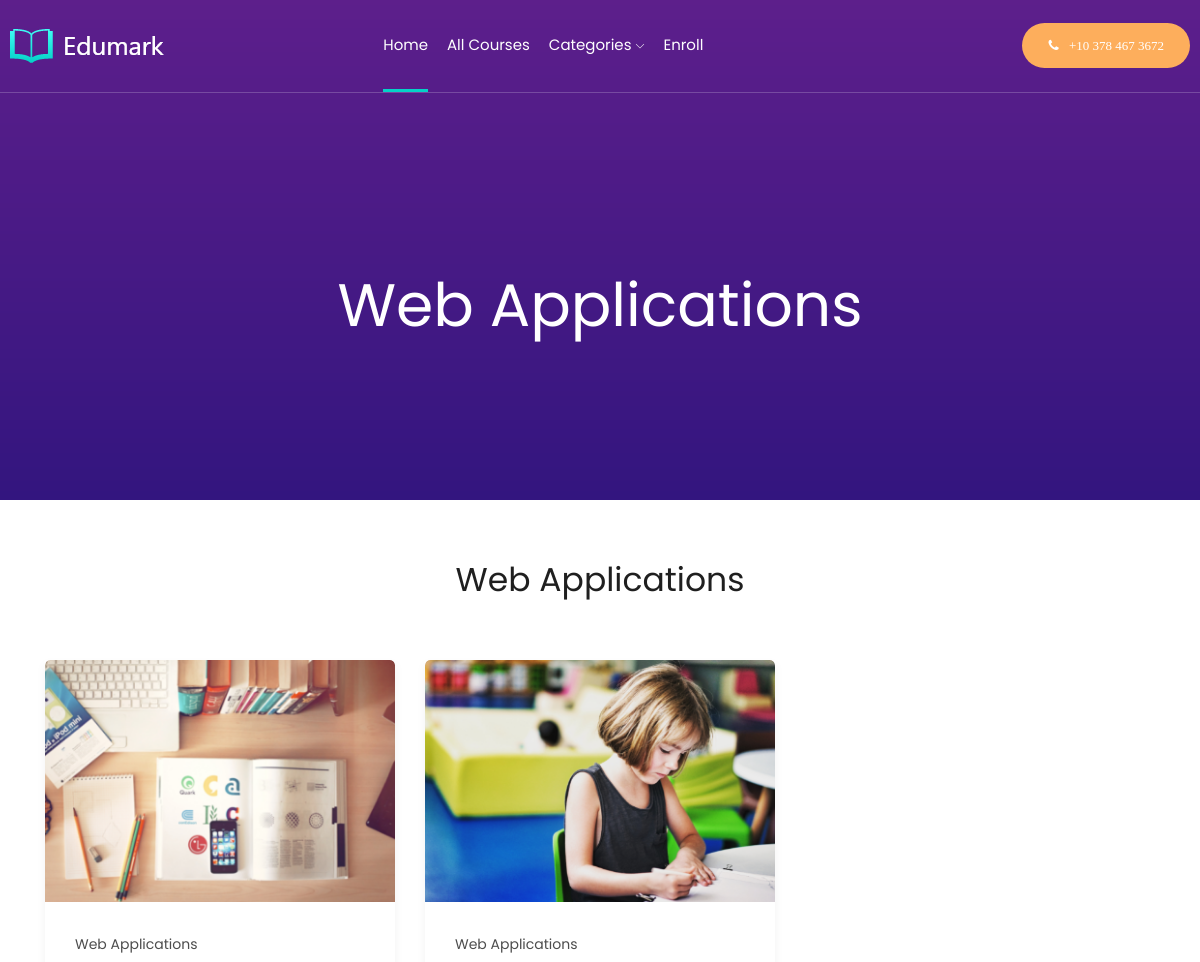
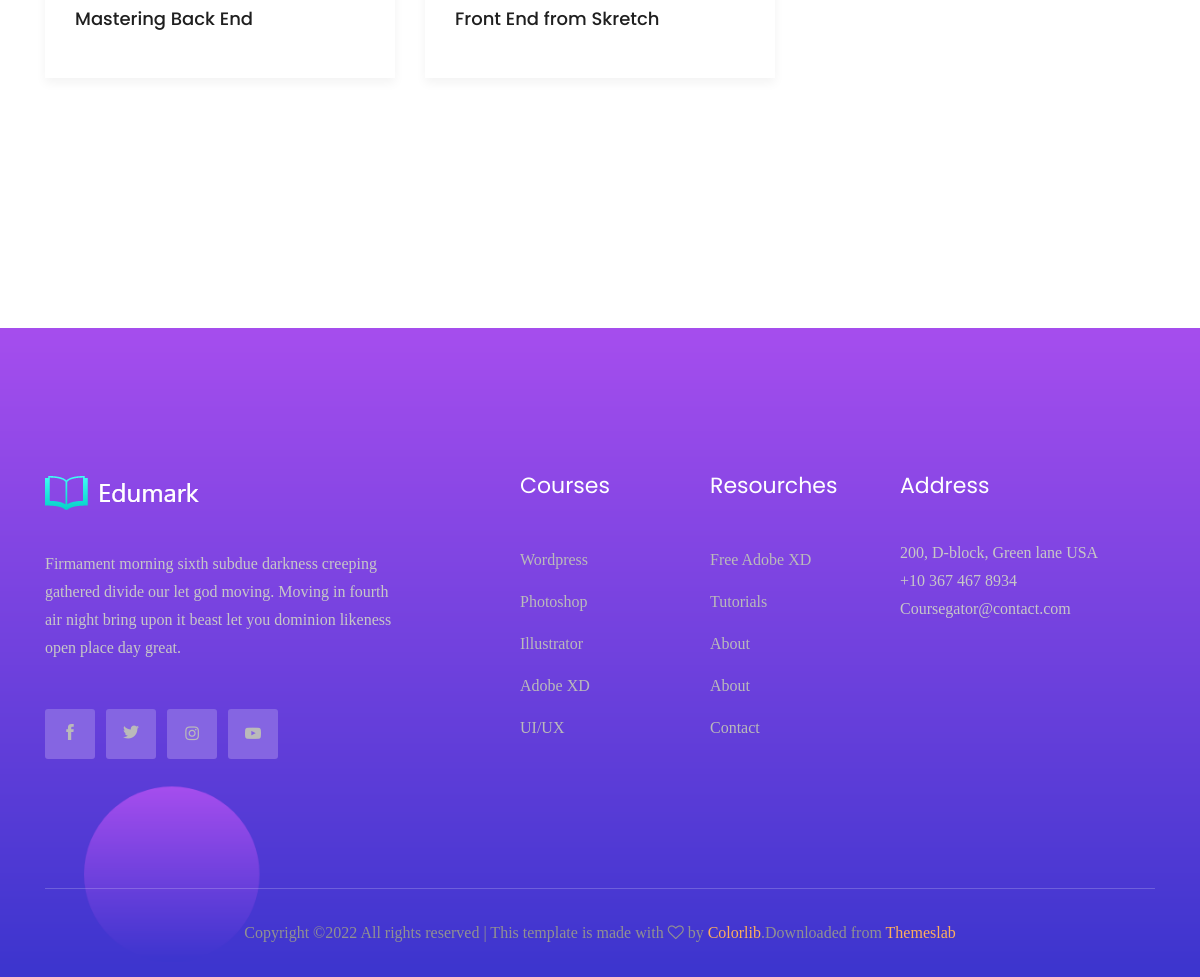
The app's page /show-category.php?id=1 with its own data (2 pictures, top to bottom).
### tables this page shows
CREATE TABLE cats (
    id INT UNSIGNED NOT NULL AUTO_INCREMENT,
    `name` VARCHAR(50) NOT NULL,
    created_at DATETIME NOT NULL DEFAULT NOW(),
    PRIMARY KEY(id)
);

CREATE TABLE courses (
    id INT UNSIGNED NOT NULL AUTO_INCREMENT,
    `name` VARCHAR(50) NOT NULL,
    `desc` TEXT(1024) NOT NULL,
    img VARCHAR(50) NOT NULL,
    cat_id INT UNSIGNED NOT NULL,
    created_at DATETIME NOT NULL DEFAULT NOW(),
    PRIMARY KEY(id),
    FOREIGN KEY(cat_id) REFERENCES cats(id)
);

### show-category.php (the view)
<?php
    include_once("inc/header.php");
    $category = "No Category Found";
    if(isset($_GET["id"])) {
        $id = $_GET["id"];
        $sql = "SELECT name AS category FROM cats
            WHERE id = {$id}";
        $result = mysqli_query($connect, $sql);
        if($result && mysqli_num_rows($result)>0) {
            $category = mysqli_fetch_row($result)[0];
        }
    }
?>
    <div class="bradcam_area breadcam_bg overlay2">
        <h3><?php echo $category; ?></h3>
    </div>
    <div class="popular_courses">
        <div class="container">
            <div class="row">
                <div class="col-xl-12">
                    <div class="section_title text-center mb-100">
                        <h3><?php echo $category; ?></h3>
                    </div>
                </div>
            </div>
        </div>
        <div class="all_courses">
            <div class="container">
                <div class="tab-content" id="myTabContent">
                    <div class="tab-pane fade show active" id="home" role="tabpanel" aria-labelledby="home-tab">
                        <?php
                            $courses = [];
                            if(isset($id)) {
                                $sql = "SELECT courses.id, courses.`name`, courses.img, cats.name AS category
                                        FROM courses LEFT JOIN cats
                                        ON courses.cat_id = cats.id
                                        WHERE cats.id = {$id}
                                        ORDER BY courses.id DESC";
                                $result = mysqli_query($connect, $sql);
                                if($result && mysqli_num_rows($result)>0) {
                                    $courses = mysqli_fetch_all($result, MYSQLI_ASSOC);
                                }
                            }
                        ?>
                        <div class="row">
                            <?php foreach($courses as $course) { ?>
                            <div class="col-xl-4 col-lg-4 col-md-6">
                                <div class="single_courses">
                                    <div class="thumb">
                                        <a href="show-course.php?id=<?= $course["id"]; ?>">
                                            <img src="assets/images/<?php echo $course["img"]; ?>" alt="">
                                        </a>
                                    </div>
                                    <div class="courses_info">
                                        <span><?= $course["category"]; ?></span>
                                        <h3><a href="show-course.php?id=<?= $course["id"]?>"><?= $course["name"]; ?></a></h3>
                                    </div>
                                </div>
                            </div>
                            <?php } ?>
                        </div>
                    </div>
                </div>
            </div>
        </div>
    </div>
<?php include_once("inc/footer.php"); ?>

### records on screen
cats: name "Web Applications"
courses: img (picture), cat.name "Web Applications", name "Mastering Back End"
courses: img (picture), cat.name "Web Applications", name "Front End from Skretch"
